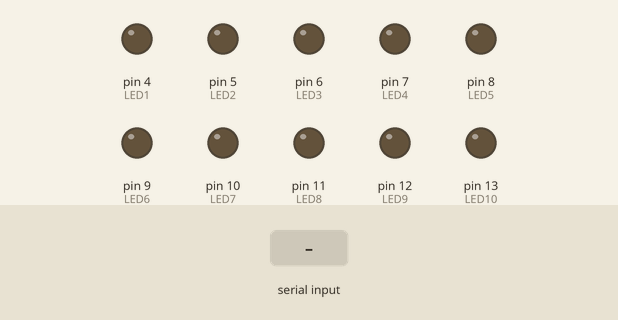
This sketch was run on a simulated Arduino Uno, built with avr-gcc and run on an emulated ATmega328P. Parts: output pins drawn as LEDs (lit = HIGH). The inputs (shaded band) are chosen by the test bench. What the sketch prints to the serial monitor is not drawn.

Above: at 1.2 s.
1.3 s: "a" received over Serial
At 2.5 s:
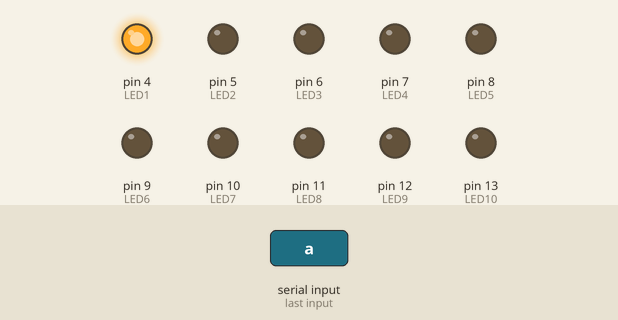
2.8 s: "s" received over Serial
At 3.7 s:
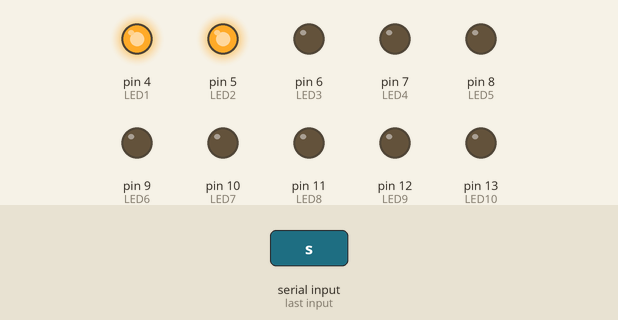
4.3 s: byte 122 ('z') received over Serial
At 5.5 s:
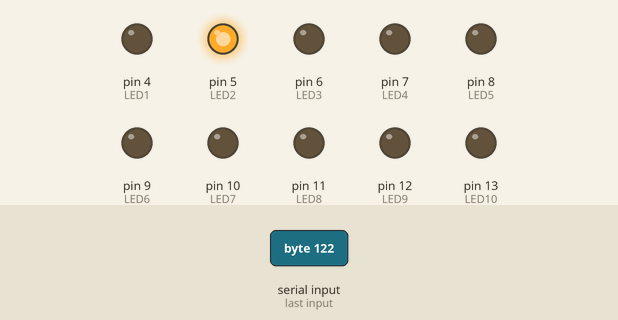
5.8 s: "d" received over Serial
At 6.5 s:
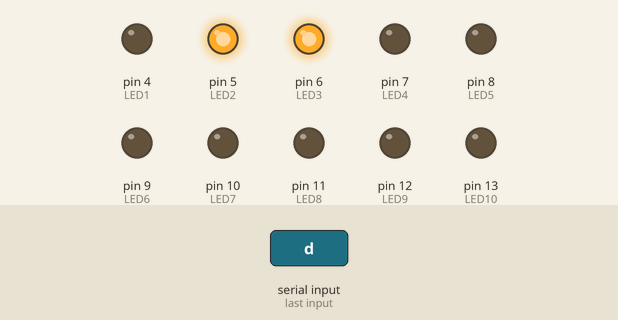
7.3 s: byte 120 ('x') received over Serial
At 7.6 s:
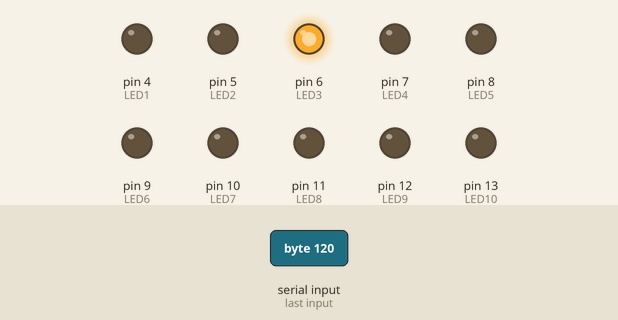
8.8 s: "f" received over Serial
At 9.8 s:
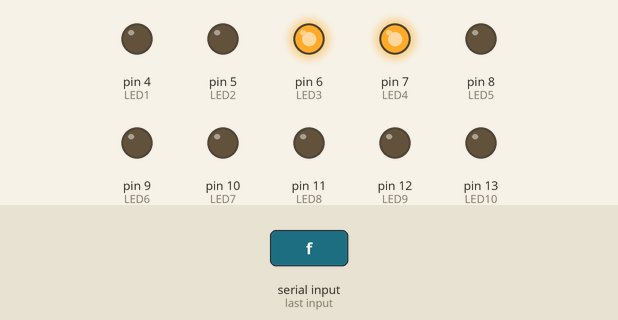
Timing chart, 0 to 11.3 s (numbered marks = the images above; inputs shaded):
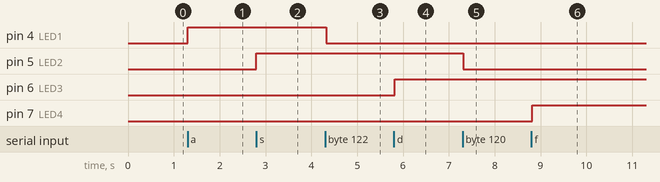

Measured:
- after the input at 1.3 s, pin 4 (LED1): LOW → HIGH at once
- after the input at 2.8 s, pin 5 (LED2): LOW → HIGH at once
- after the input at 4.3 s, pin 4 (LED1): HIGH → LOW at once
- after the input at 5.8 s, pin 6 (LED3): LOW → HIGH at once
- after the input at 7.3 s, pin 5 (LED2): HIGH → LOW at once
- after the input at 8.8 s, pin 7 (LED4): LOW → HIGH at once

The sketch:

relay_test.ino
```cpp
#define LED1 4
#define LED2 5
#define LED3 6
#define LED4 7
#define LED5 8
#define LED6 9
#define LED7 10
#define LED8 11
#define LED9 12
#define LED10 13

void setup() {
  Serial.begin(9600); // Initialize Serial
  // initial output pins
  int LED_out = 4;
  for(LED_out; LED_out <= 13; LED_out++){
    pinMode(LED_out, OUTPUT);
  }


}

void loop() {
  // put your main code here, to run repeatedly:
  char input;
  while(Serial.available() > 0){
  input = Serial.read();
  }
  switch(input){
    case 'a':
      digitalWrite(LED1, HIGH);
      break;
    case 's':
      digitalWrite(LED2, HIGH);
      break;
    case 'd':
      digitalWrite(LED3, HIGH);
      break;
    case 'f':
      digitalWrite(LED4, HIGH);
      break;
    case 'g':
      digitalWrite(LED5, HIGH);
      break;
    case 'h':
      digitalWrite(LED6, HIGH);
      break;
    case 'j':
      digitalWrite(LED7, HIGH);
      break;
    case 'k':
      digitalWrite(LED8, HIGH);
      break;
    case 'l':
      digitalWrite(LED9, HIGH);
      break;
    case ';':
      digitalWrite(LED10, HIGH);
      break;
    case 'z':
      digitalWrite(LED1, LOW);
      break;
    case 'x':
      digitalWrite(LED2, LOW);
      break;
    case 'c':
      digitalWrite(LED3, LOW);
      break;
    case 'v':
      digitalWrite(LED4, LOW);
      break;
    case 'b':
      digitalWrite(LED5, LOW);
      break;
    case 'n':
      digitalWrite(LED6, LOW);
      break;
    case 'm':
      digitalWrite(LED7, LOW);
      break;
    case ',':
      digitalWrite(LED8, LOW);
      break;
    case '.':
      digitalWrite(LED9, LOW);
      break;
    case '/':
      digitalWrite(LED10, LOW);
      break;
    default:
      Serial.println("Not an valid input");
  }
}
```
